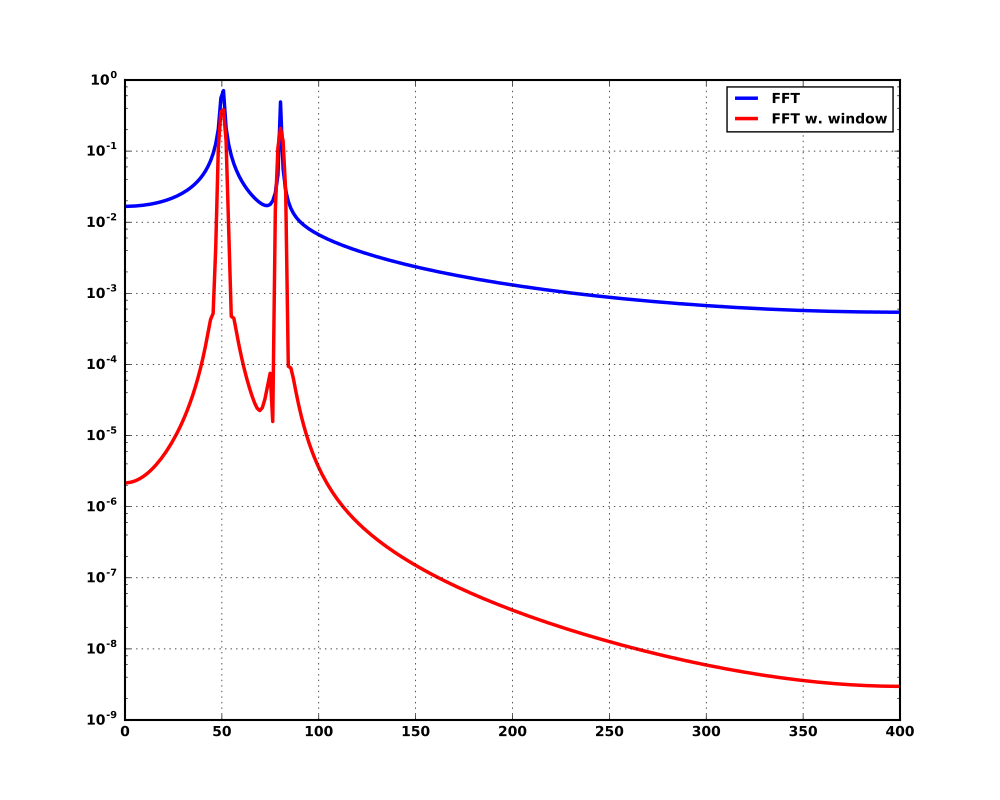

Python code for this plot:
from scipy.fftpack import fft
# Number of sample points
N = 600
# sample spacing
T = 1.0 / 800.0
x = np.linspace(0.0, N*T, N)
y = np.sin(50.0 * 2.0*np.pi*x) + 0.5*np.sin(80.0 * 2.0*np.pi*x)
yf = fft(y)
from scipy.signal import blackman
w = blackman(N)
ywf = fft(y*w)
xf = np.linspace(0.0, 1.0/(2.0*T), N/2)
import matplotlib.pyplot as plt
plt.semilogy(xf[1:N/2], 2.0/N * np.abs(yf[1:N/2]), '-b')
plt.semilogy(xf[1:N/2], 2.0/N * np.abs(ywf[1:N/2]), '-r')
plt.legend(['FFT', 'FFT w. window'])
plt.grid()
plt.show()
